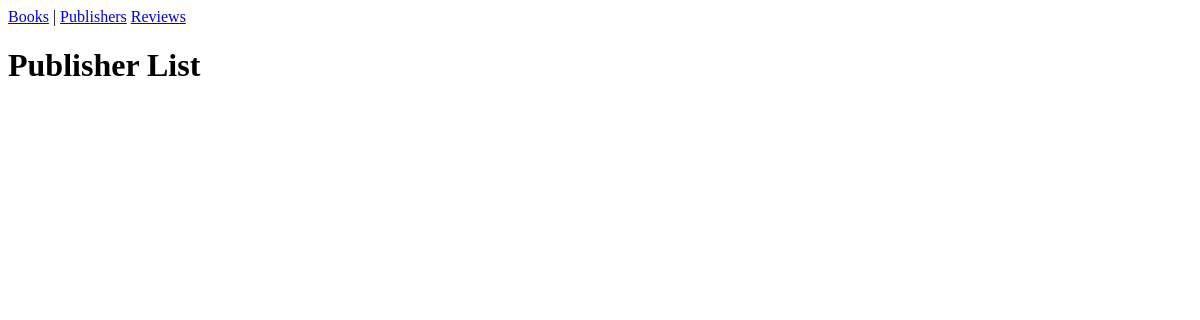
The app's page /publishers/, older data.
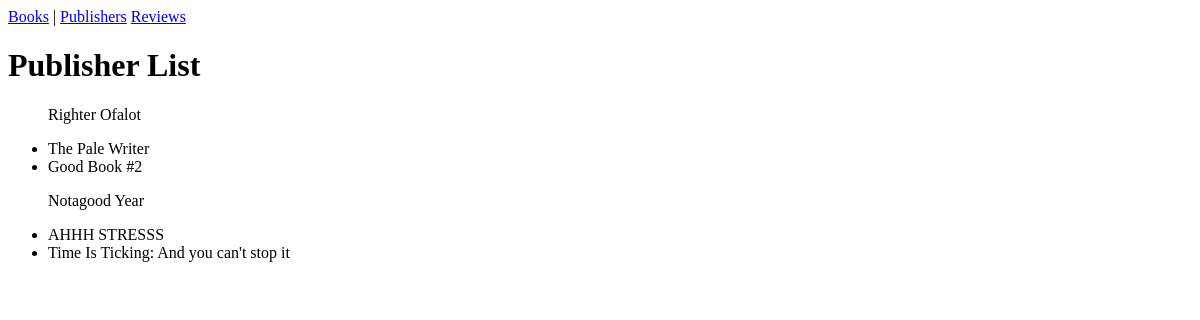
The same page, newer data.
### catalog/models.py (models this page shows, shortened)
class Publisher(models.Model):
    name = models.CharField(max_length=200)

class Book(models.Model):
    publisher = models.ForeignKey(Publisher, on_delete=models.CASCADE)
    title = models.CharField(max_length=200)
    price = models.DecimalField(max_digits=10, decimal_places=2, default="4.00")

### catalog/views.py (the view)
# urls.py: path("publishers/", views.publisher_list.as_view(), name='publisher_list'),
class publisher_list(ListView):
    model = Publisher
    template_name = "publisher_list.html"
    context_object_name = "publishers"

### templates/publisher_list.html
{% extends "base.html" %}
{% block content %}
<body>
    <h1>Publisher List</h1>
<ul>
    {% for publisher in publishers %}
    <p>{{ publisher.name }}
    </p>
    {% for book in publisher.book_set.all %}
    <li> {{ book.title }}</li>
{% endfor %}
{% endfor %}
    </ul>
</body>
{% endblock content %}

Row changes from the older to the newer data that the page shows:
added Publisher: name "Righter Ofalot"
added Book: title "The Pale Writer", shown under "Righter Ofalot"
added Book: title "Good Book #2", shown under "Righter Ofalot"
added Publisher: name "Notagood Year"
added Book: title "AHHH STRESSS", shown under "Notagood Year"
added Book: title "Time Is Ticking: And you can't stop it", shown under "Notagood Year"
